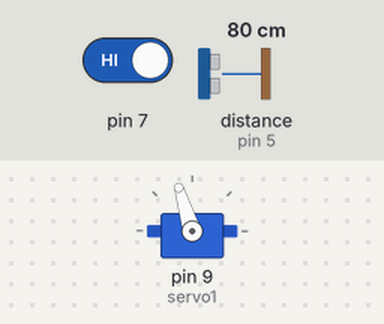
Bench run of a program on a simulated Arduino Nano, built with avr-gcc and run on an emulated ATmega328P. Parts: servo. Wiring (inferred from the names in the program): ultrasonic range finder: trigger pin 4; echo pin 5. Inputs (shaded band) come from the test bench; at power-on: pin 7 HIGH, distance to the obstacle (sensor on pin 5) 80 cm. The echo pulse lasts 58.3 µs per cm; what the program prints to the serial monitor is not drawn.

Above: at 1.2 s.
1.3 s: pin 7 driven LOW
Timing chart, 0 to 4.3 s (numbered marks = the images above; inputs shaded):
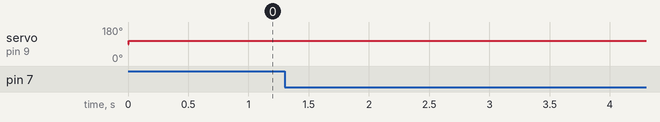

Measured:
- after the input at 1.3 s, every drawn part: stays the same

The program:

main.cpp
```cpp
#include <Arduino.h>
#include <VarSpeedServo.h>
#include <Ultrasonic.h>

#define pino_trigger 4
#define pino_echo 5
#define num 30

VarSpeedServo servo1;
Ultrasonic ultrasonic(pino_trigger, pino_echo);
bool teste;
//=====================Variáveis de armazenamento de distância============================================
float values[num]; //vetor com num posições, armazena os valores para cálculo da média móvel
float distancia;
float distanciaCorrigida;
float tempoAnterior;
float tempoAtual;
float tempoInicial;

//=====================Variáveis de Controle=============================================================
float setPoint = 0;
float erro;
float pidProporcional;
float pidIntegrador;
float pidDerivativo;
float kP=1;
float kI;
float kD;
float PID;
float servoMax = 180;
float servoMin = 0;
float moving_average(float sig);
//========================================================================================================
void setup()
{ tempoInicial=millis();
  servo1.attach(9);
  Serial.begin(9600);
  pinMode(7, INPUT_PULLUP);
}

float calculoProporcional()
{

  erro = distanciaCorrigida - setPoint;
  pidProporcional = erro*kP;
  return pidProporcional;
}

float leituraDistancia()
{
  float cmMsec;
  long microsec = ultrasonic.timing();
  cmMsec = ultrasonic.convert(microsec, Ultrasonic::CM);
  return cmMsec;
}

float moving_average(float sig)
{
  int i;         //variável auxiliar para iterações
  float acc = 0; //acumulador

  //Desloca o vetor completamente eliminando o valor mais antigo
  for (i = num; i > 0; i--)
    values[i] = values[i - 1];

  values[0] = sig; //carrega o sinal no primeiro elemento do vetor

  // long sum = 0;            //Variável para somatório

  for (i = 0; i < num; i++)
    acc += values[i];

  return acc / num; //Retorna a média móvel
}

void loop()
{if(digitalRead(7)){
setPoint = 17;
  float leitura = leituraDistancia();
  distancia = leitura <= 42 ? leitura : distancia;
    if (distancia < 42)
    {
      distanciaCorrigida = moving_average(distancia);
    }

    calculoProporcional();

      if (pidProporcional >= servoMax)
      {
        pidProporcional = servoMin;
      }
      // else if (-pidProporcional <= servoMin)
      // {
      //   pidProporcional = servoMax;
      // }

      if (pidProporcional > 0)
      {
        servo1.write(-pidProporcional+90, 0, true); //Giro horario
      }
      else if (pidProporcional < 0)
      {
        servo1.write(-pidProporcional+90, 0, true); //Giro antihorario
      }
}

   Serial.print(millis());
    Serial.print(" ");
    Serial.print(setPoint);
    Serial.print(" ");
    if(!digitalRead(7)){
      Serial.println(0);
    }else{
    Serial.println(distanciaCorrigida);
    }

}
//   delay(50);
//   //========================MEDIA DOS VALORES DOS SENSORES========================================================================================================
//   //Média dos valores do sensores para filtrar o ruido e diminuir oscilações

//   //========================================CÁLCULO DA PROPORCIONAL==================================================================================================

//   erro = vSen - setPoint; //Calculo do erro entre o Sensor e o Setpoint
//   vPID_P = kp * erro;     //Cálculo da proporcional

//   //========================================CÁLCULO DA INTEGRAL======================================================================================================
//   //A parte integral só deve atuar se estiver dentro do limiar

//   if (limiar < erro < limiar)
//   {
//     vPID_I = vPID_I + (ki * erro); //Cálculo da integral
//   }

//   //========================================CÁLCULO DA DERIVADA=======================================================================================================

//   tempoAnterior = time;                         //Tempo anterior é armazenado antes de ler o atual
//   time = millis();                              //Leitura do tempo atual
//   tempoPassado = (time - tempoAnterior) / 1000; //Milisegundos -> segundos

//   vPID_D = kd * ((erro - erroAnterior) / tempoPassado); //Cálculo da derivada

//   //========================================CÁLCULO PID===============================================================================================================

//   PID = vPID_P + vPID_I + vPID_D;

//   //========================================RESTRIÇÕES SUPERIORES E INFERIORES========================================================================================

//   if (PID < -PWMmax)
//   {
//     PID = -PWMmax;
//   }
//   if (PID > PWMmax)
//   {
//     PID = PWMmax;
//   }

//   //=====================================================ATUAÇÃO=======================================================================================================

//   if (PID > 0)
//   {
//     analogWrite(PWM1, PID); //Motor 1 (vermelho e preto)
//     analogWrite(PWM2, PID); //Motor 2 (branco e preto)
//     digitalWrite(S1, LOW);
//     digitalWrite(S2, HIGH);
//     digitalWrite(S3, LOW);
//     digitalWrite(S4, HIGH); //Giro horario
//   }
//   else
//   {
//     analogWrite(PWM2, -PID); //Motor 1 (vermelho e preto)
//     analogWrite(PWM1, -PID); //Motor 2 (branco e preto)
//     digitalWrite(S1, HIGH);
//     digitalWrite(S2, LOW);
//     digitalWrite(S3, HIGH);
//     digitalWrite(S4, LOW); //Giro antihorario
//   }
//   //=====================================================ATUALIZA AS VARIAVEIS==========================================================================================

//   erroAnterior = erro; //Armazena o erro anterior.
//   MPot = 0;
//   MSen = 0; //Zera valores das médias

//   //==============================PLOTAGEM==========================================================================================================================

//   Serial.print(vSen);
//   Serial.print(",");
//   Serial.println(setPoint);
// }

// //FIM
```

Ultrasonic.h
```cpp
/*
 * Ultrasonic.h - Library for HC-SR04 Ultrasonic Sensing Module.
 *
 * With ideas from:
 *   Created by ITead studio. Alex, Apr 20, 2010.
 *   iteadstudio.com
 *
 * SVN Keywords
 * ----------------------------------
 * $Author: cnobile $
 * $Date: 2011-12-07 21:49:14 -0500 (Wed, 07 Dec 2011) $
 * $Revision: 38 $
 * ----------------------------------
 *
 * Thank you to Rowan Simms for pointing out the change in header name with
 * Arduino version 1.0 and up.
 *
 */

#ifndef ULTRASONIC_H
#define ULTRASONIC_H

#include <stddef.h>

#if defined(ARDUINO) && ARDUINO >= 100
  #include <Arduino.h>
#else
  #include <WProgram.h>
#endif

// Undefine COMPILE_STD_DEV if you don't want Standard Deviation.
#define COMPILE_STD_DEV


typedef struct bufferCtl
    {
    float *pBegin;
    float *pIndex;
    size_t length;
    bool filled;
    } BufCtl;

class Ultrasonic
    {
    public:
    Ultrasonic(int tp, int ep);
    long timing();
    float convert(long microsec, int metric);
    void setDivisor(float value, int metric);
    static const int IN = 0;
    static const int CM = 1;

#ifdef COMPILE_STD_DEV
    bool sampleCreate(size_t size, ...);
    void sampleClear();
    float unbiasedStdDev(float value, size_t bufNum);
#endif // COMPILE_STD_DEV

    private:
    int _trigPin;
    int _echoPin;
    float _cmDivisor;
    float _inDivisor;

#ifdef COMPILE_STD_DEV
    size_t _numBufs;
    BufCtl *_pBuffers;
    void _sampleUpdate(BufCtl *buf, float msec);
    void _freeBuffers();
#endif // COMPILE_STD_DEV
    };

#endif // ULTRASONIC_H
```

Ultrasonic.cpp
```cpp
/*
 * Ultrasonic.cpp - Library for HC-SR04 Ultrasonic Sensing Module.
 *
 * With ideas from:
 *   Created by ITead studio. Apr 20, 2010.
 *   iteadstudio.com
 *
 * SVN Keywords
 * ----------------------------------
 * $Author: cnobile $
 * $Date: 2011-10-08 21:07:42 -0400 (Sat, 08 Oct 2011) $
 * $Revision: 35 $
 * ----------------------------------
 *
 * Centimeters Divisor
 * =========== =======
 *  15.875     26.9029
 *  46.355     27.6233
 *  92.075     28.1949
 * 137.795     28.4717
 * 183.515     28.5584
 * 229.235     28.5936
 * 274.955     28.7194
 *
 * Inches      Divisor
 * ======      =======
 *   6.25      68.3333
 *  18.25      70.1633
 *  36.25      71.6152
 *  54.25      72.3182
 *  72.25      72.5384
 *  90.25      72.6277
 * 108.25      72.9473
 */

#include <stdlib.h>
#include <string.h>
#include <Ultrasonic.h>


Ultrasonic::Ultrasonic(int tp, int ep)
    {
    pinMode(tp, OUTPUT);
    pinMode(ep, INPUT);
    _trigPin = tp;
    _echoPin = ep;
    _cmDivisor = 27.6233;
    _inDivisor = 70.1633;
    }

long Ultrasonic::timing()
    {
    digitalWrite(_trigPin, LOW);
    delayMicroseconds(2);
    digitalWrite(_trigPin, HIGH);
    delayMicroseconds(10);
    digitalWrite(_trigPin, LOW);
    return pulseIn(_echoPin, HIGH);
    }

float Ultrasonic::convert(long microsec, int metric)
    {
    // microsec / 29 / 2;
    if(metric) return microsec / _cmDivisor / 2.0;  // CM
    // microsec / 74 / 2;
    else return microsec / _inDivisor / 2.0;  // IN
    }

void Ultrasonic::setDivisor(float value, int metric)
    {
    if(metric) _cmDivisor = value;
    else _inDivisor = value;
    }

#ifdef COMPILE_STD_DEV
bool Ultrasonic::sampleCreate(size_t numBufs, ...)
    {
    bool result = false;
    va_list ap;
    _numBufs = numBufs;

    if((_pBuffers = (BufCtl *) calloc(numBufs, sizeof(BufCtl))) != NULL)
        {
        va_start(ap, numBufs);
        BufCtl *buf;
        size_t smpSize;

        for(size_t i = 0; i < _numBufs; i++)
            {
            buf = &_pBuffers[i];
            smpSize = va_arg(ap, size_t);

            if((buf->pBegin = (float *) calloc(smpSize, sizeof(float))) != NULL)
                {
                buf->pIndex = buf->pBegin;
                buf->length = smpSize;
                buf->filled = false;
                result = true;
                }
            else
                {
                result = false;
                break;
                }
            }

        va_end(ap);
        }

    if(!result) _freeBuffers();
    return result;
    }

void Ultrasonic::sampleClear()
    {
    if(_pBuffers)
        {
        BufCtl *buf;

        for(size_t i = 0; i < _numBufs; i++)
            {
            buf = &_pBuffers[i];
            memset(buf, '\0', sizeof(float) * buf->length);
            buf->pIndex = buf->pBegin;
            buf->filled = false;
            }
        }
    }

float Ultrasonic::unbiasedStdDev(float value, size_t bufNum)
    {
    float result = 0.0;

    if(_pBuffers)
        {
        BufCtl *buf = &_pBuffers[bufNum];

        if(buf->length > 1)
            {
            _sampleUpdate(buf, float(value));

            if(buf->filled)
                {
                float sum = 0.0, mean, tmp;

                for(size_t i = 0; i < buf->length; i++)
                    sum += buf->pBegin[i];

                mean = sum / buf->length;
                sum = 0.0;

                for(size_t i = 0; i < buf->length; i++)
                    {
                    tmp = buf->pBegin[i] - mean;
                    sum += (tmp * tmp);
                    }

                result = sqrt(sum / (buf->length - 1));
                //Serial.print(bufNum);
                //Serial.print(" : ");
                //Serial.println(result);
                }
            }
        }

    return result;
    }

void Ultrasonic::_sampleUpdate(BufCtl *buf, float msec)
    {
    if(buf->pIndex >= (buf->pBegin + buf->length))
        {
        buf->pIndex = buf->pBegin;
        buf->filled = true;
        }

    *(buf->pIndex++) = msec;
    }

void Ultrasonic::_freeBuffers()
    {
    if(_pBuffers)
        {
        BufCtl *buf;

        for(size_t i = 0; i < _numBufs; i++)
            {
            buf = &_pBuffers[i];
            free(buf->pBegin);
            }

        free(_pBuffers);
        }
    }
#endif // COMPILE_STD_DEV
```
